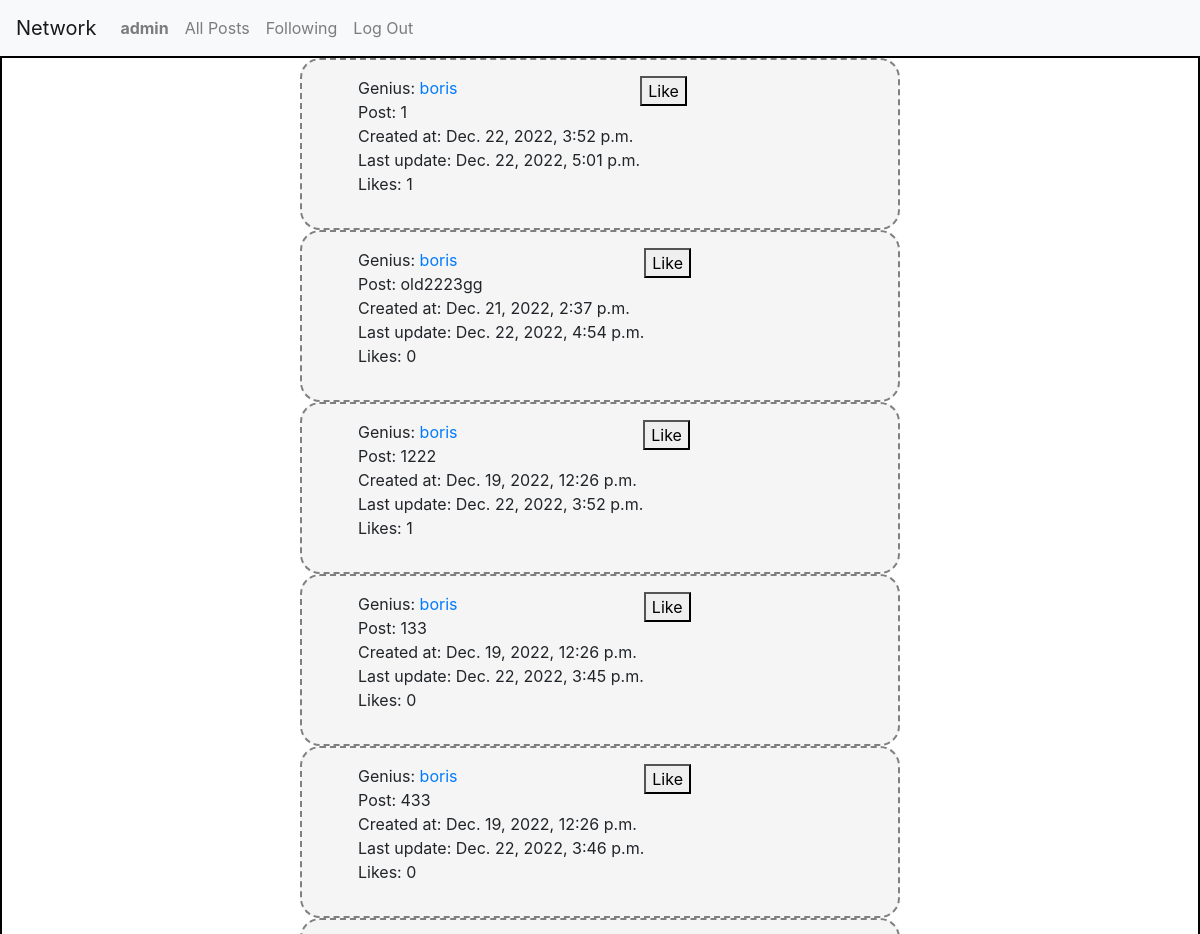
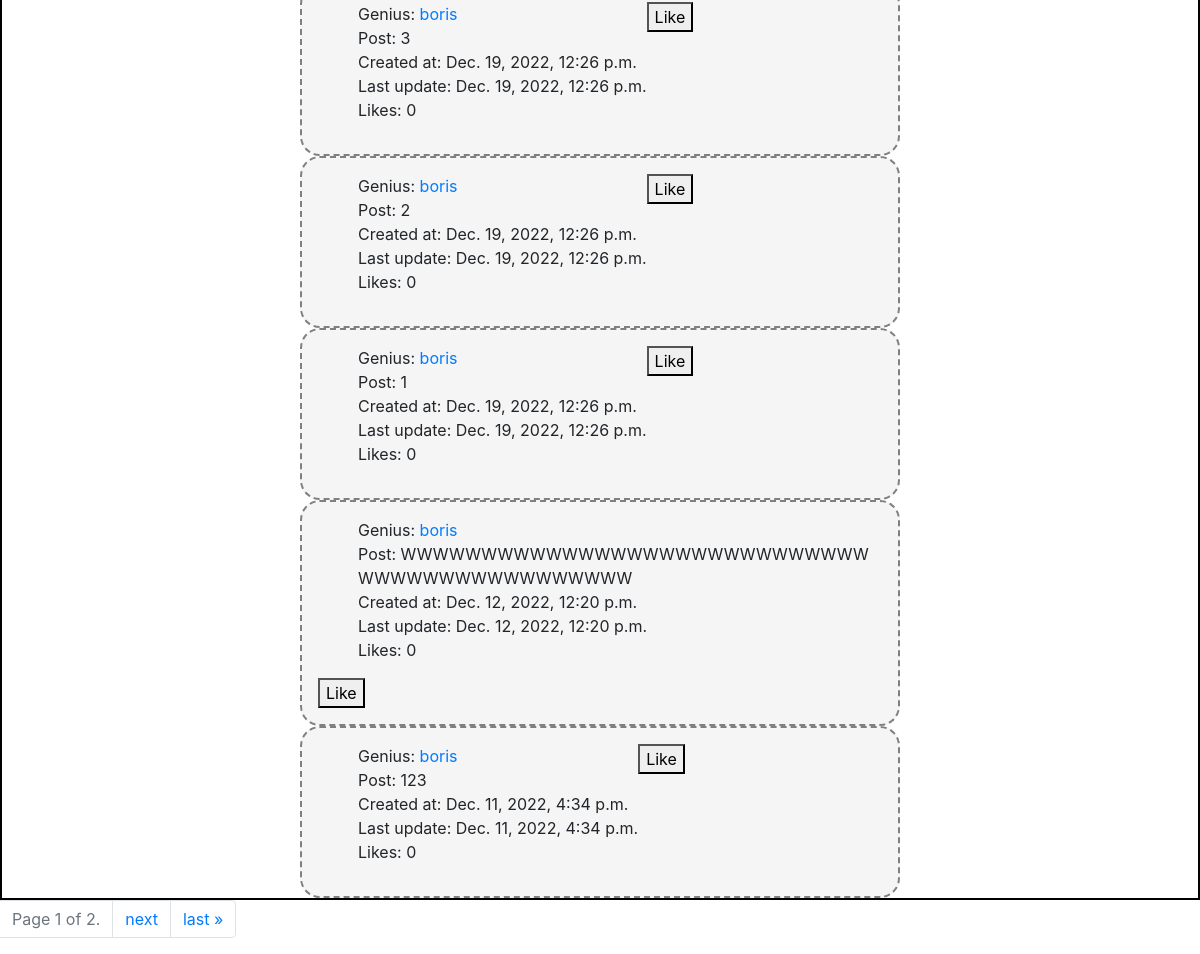
The app's page /following (signed in), older data (2 pictures, top to bottom).
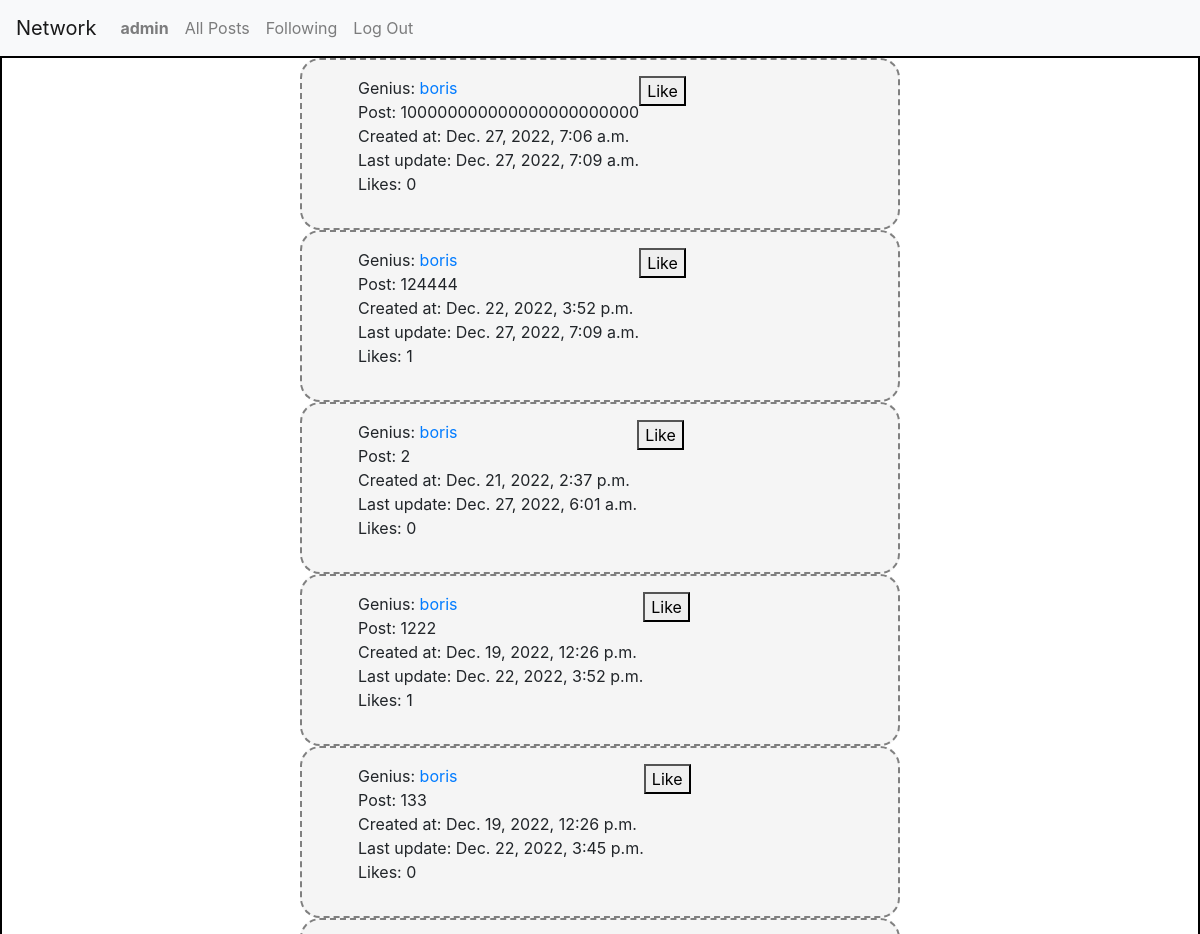
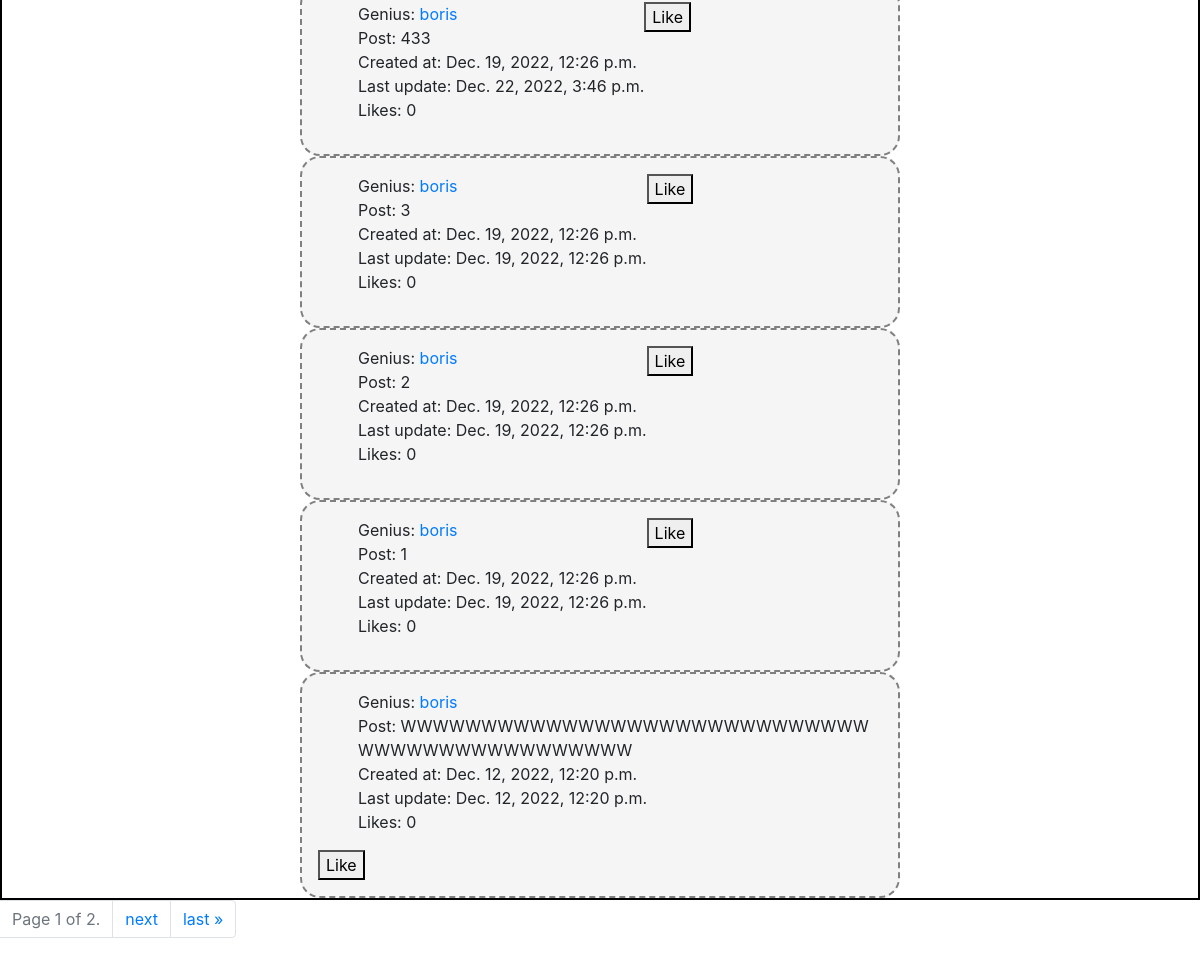
The same page, newer data (2 pictures, top to bottom).
### network/models.py (models this page shows)
class Post(models.Model):
    author = models.ForeignKey(User, on_delete=models.CASCADE)
    text = models.CharField(max_length=140, blank=False)
    created_at = models.DateTimeField(auto_now_add=True)
    updated_at = models.DateTimeField(auto_now=True)
    liked_by = models.ManyToManyField(User, blank=True, related_name='liked_posts')

class User(AbstractUser):
    followed_by = models.ManyToManyField('self', symmetrical=False, related_name='is_following', blank=True)
    pass

### network/views.py (the view)
# urls.py: path('following', views.Following.as_view(), name='following'),
@method_decorator(login_required, name='dispatch')
class Following(ListView):
    model = Post
    paginate_by = 10
    template_name = 'network/following.html'
    def get_queryset(self):
        follows = self.request.user.is_following.all()
        return Post.objects.filter(author__in=follows).order_by('-created_at')

### network/templates/network/following.html (shortened to what this page needs)
{% extends 'network/layout.html' %} {%load static %} {% block body %}
<div class="posts-div">
  <div class="posts">
    {% for post in page_obj %}
    <div class="post" id='post{{post.pk}}'>
      <ul>
        <li>Genius: <a href="{% url 'profile' post.author %}">{{post.author}} <a></li>
        <li>Post: {{post.text}}</li>
        <li>Created at: {{post.created_at}}</li>
        <li>Last update: {{post.updated_at}}</li>
        <li class='likes'>Likes: {{post.liked_by.all | length}}</li>
        </ul>
        {% if user.is_authenticated %}
        <button class='like-button' id='like{{post.pk}}' data-postpk={{post.pk}}>
          {% if user in post.liked_by.all %}
          Dislike
          {% else %}
          Like
          {% endif%}
        </button>
        {% endif %}
    </div>
    {% endfor %}
  </div>
</div>
<nav aria-label="Page navigation example">
  <ul class="pagination">
<li class="page-item disabled"> <a href="#" class="page-link">
  Page {{ page_obj.number }} of {{ page_obj.paginator.num_pages }}.
</a>
</li>
{% if page_obj.has_next %}
<li class="page-item"><a class="page-link" href="?page={{ page_obj.next_page_number }}">next</a> </li>
<li class="page-item"><a class="page-link" href="?page={{ page_obj.paginator.num_pages }}">last &raquo;</a></li>
{% endif %}
</ul>
</nav>
{% endblock %}

Row changes from the older to the newer data that the page shows:
no longer on this page (row unchanged): Post: author "boris", text "123", created_at "Dec. 11, 2022, 4:34 p.m.", updated_at "Dec. 11, 2022, 4:34 p.m.", liked_by.all|length "0", shows "Like"
added Post: author "boris", text "100000000000000000000000", created_at "Dec. 27, 2022, 7:06 a.m.", updated_at "Dec. 27, 2022, 7:09 a.m.", liked_by.all|length "0", shows "Like"
changed Post (number 2 of 10 on the later page): text "1" → "124444"; updated_at "Dec. 22, 2022, 5:01 p.m." → "Dec. 27, 2022, 7:09 a.m."
changed Post: text "old2223gg" → "2"; updated_at "Dec. 22, 2022, 4:54 p.m." → "Dec. 27, 2022, 6:01 a.m."
